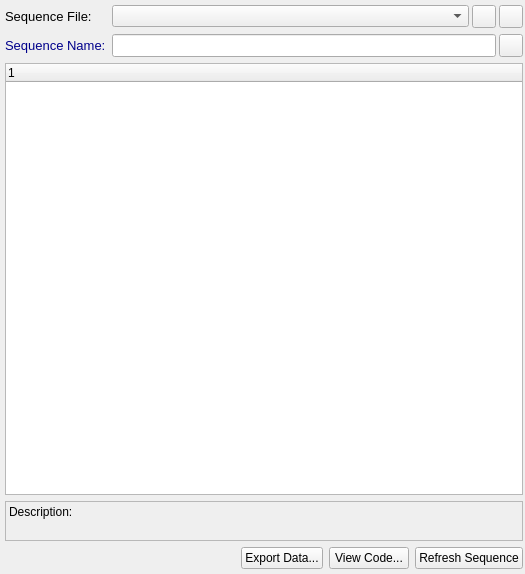
<?xml version="1.0" encoding="UTF-8"?>
<ui version="4.0">
 <class>SequenceWizard</class>
 <widget class="QWidget" name="SequenceWizard">
  <property name="geometry">
   <rect>
    <x>0</x>
    <y>0</y>
    <width>525</width>
    <height>574</height>
   </rect>
  </property>
  <property name="windowTitle">
   <string>Form</string>
  </property>
  <layout class="QGridLayout" name="gridLayout">
   <property name="leftMargin">
    <number>5</number>
   </property>
   <property name="topMargin">
    <number>5</number>
   </property>
   <property name="rightMargin">
    <number>2</number>
   </property>
   <property name="bottomMargin">
    <number>5</number>
   </property>
   <item row="0" column="0">
    <widget class="QLabel" name="lblSeqFile">
     <property name="font">
      <font>
       <pointsize>10</pointsize>
      </font>
     </property>
     <property name="text">
      <string>&lt;font color=darkblue&gt;Sequence File:&lt;/font&gt;</string>
     </property>
    </widget>
   </item>
   <item row="0" column="1">
    <layout class="QHBoxLayout" name="horizontalLayout_2">
     <property name="spacing">
      <number>3</number>
     </property>
     <item>
      <widget class="QComboBox" name="cboxSequences">
       <property name="sizePolicy">
        <sizepolicy hsizetype="MinimumExpanding" vsizetype="Fixed">
         <horstretch>0</horstretch>
         <verstretch>0</verstretch>
        </sizepolicy>
       </property>
       <property name="minimumSize">
        <size>
         <width>0</width>
         <height>0</height>
        </size>
       </property>
       <property name="layoutDirection">
        <enum>Qt::LeftToRight</enum>
       </property>
       <property name="sizeAdjustPolicy">
        <enum>QComboBox::AdjustToMinimumContentsLength</enum>
       </property>
      </widget>
     </item>
     <item>
      <widget class="QToolButton" name="tbtAddSequence">
       <property name="text">
        <string/>
       </property>
      </widget>
     </item>
     <item>
      <widget class="QToolButton" name="tbtRefreshSeqList">
       <property name="text">
        <string/>
       </property>
      </widget>
     </item>
    </layout>
   </item>
   <item row="1" column="0">
    <widget class="QLabel" name="lblSeqName">
     <property name="font">
      <font>
       <pointsize>10</pointsize>
      </font>
     </property>
     <property name="text">
      <string>&lt;font color=darkblue&gt;Sequence Name:&lt;/font&gt;</string>
     </property>
    </widget>
   </item>
   <item row="1" column="1">
    <layout class="QHBoxLayout" name="horizontalLayout_3">
     <property name="spacing">
      <number>3</number>
     </property>
     <item>
      <widget class="QLineEdit" name="ledSeqName">
       <property name="minimumSize">
        <size>
         <width>0</width>
         <height>0</height>
        </size>
       </property>
       <property name="font">
        <font>
         <pointsize>10</pointsize>
        </font>
       </property>
       <property name="alignment">
        <set>Qt::AlignLeading|Qt::AlignLeft|Qt::AlignVCenter</set>
       </property>
       <property name="readOnly">
        <bool>true</bool>
       </property>
      </widget>
     </item>
     <item>
      <widget class="QToolButton" name="tbtInfo">
       <property name="text">
        <string/>
       </property>
      </widget>
     </item>
    </layout>
   </item>
   <item row="2" column="0" colspan="2">
    <widget class="QTreeWidget" name="treeWidget">
     <column>
      <property name="text">
       <string notr="true">1</string>
      </property>
     </column>
    </widget>
   </item>
   <item row="3" column="0" colspan="2">
    <widget class="QLabel" name="lblDescription">
     <property name="minimumSize">
      <size>
       <width>0</width>
       <height>40</height>
      </size>
     </property>
     <property name="frameShape">
      <enum>QFrame::StyledPanel</enum>
     </property>
     <property name="frameShadow">
      <enum>QFrame::Plain</enum>
     </property>
     <property name="text">
      <string>Description:</string>
     </property>
     <property name="alignment">
      <set>Qt::AlignLeading|Qt::AlignLeft|Qt::AlignTop</set>
     </property>
     <property name="wordWrap">
      <bool>true</bool>
     </property>
     <property name="textInteractionFlags">
      <set>Qt::LinksAccessibleByMouse|Qt::TextSelectableByKeyboard|Qt::TextSelectableByMouse</set>
     </property>
    </widget>
   </item>
   <item row="4" column="0" colspan="2">
    <layout class="QHBoxLayout" name="horizontalLayout">
     <item>
      <spacer name="horizontalSpacer">
       <property name="orientation">
        <enum>Qt::Horizontal</enum>
       </property>
       <property name="sizeHint" stdset="0">
        <size>
         <width>40</width>
         <height>20</height>
        </size>
       </property>
      </spacer>
     </item>
     <item>
      <widget class="QPushButton" name="pbtExportSettings">
       <property name="text">
        <string>Export Data...</string>
       </property>
      </widget>
     </item>
     <item>
      <widget class="QPushButton" name="pbtViewCode">
       <property name="text">
        <string>View Code...</string>
       </property>
      </widget>
     </item>
     <item>
      <widget class="QPushButton" name="pbtRefresh">
       <property name="text">
        <string>Refresh Sequence</string>
       </property>
      </widget>
     </item>
    </layout>
   </item>
  </layout>
 </widget>
 <resources/>
 <connections/>
</ui>
